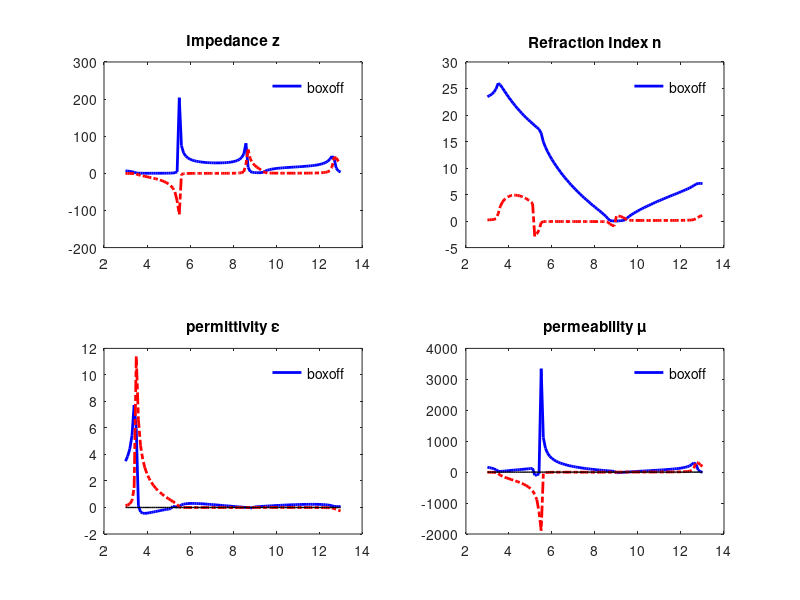

The MATLAB script that drew this image:
clear all
close all

% 读取csv文件数据
num = csvread('SRR_CLS2.csv',1,0);

freq = num(:,1);
S11re = num(:,3);
S11im = num(:,2);
S21re = num(:,5);
S21im = num(:,4);

% 组合S参数
r = S11re+1j*S11im; % 反射系数S11
t1 = S21re+1j*S21im; % 传输系数S21

% 常量
d = 1.6e-3;% 立方体边长，单位m
m=0;
c=3e8;

% 利用S11和S21求解 折射率、介电常数和磁导率
k0=2*pi*freq*1e9/c; % 真空中波数
k0d=(k0*d);
r=conj(r);t1=conj(t1); % 两种傅氏变换之间转换 exp(j*omega*t) 和 exp(-j*omega*t)
z=sqrt(((1+r).^2-t1.^2)./((1-r).^2-t1.^2)); % 计算相对波阻抗
check_sign=-1*(real(z)<0)+(real(z)>=0);
z = check_sign.*z; % 确保z的实部为正
temp = acos((1-(r.^2-t1.^2))/2./t1)./(k0d);
n = temp+2*pi*m./(k0d); % 折射率n
x_axis = freq *1e9*d/c; % 频率归一化

% 绘制图形
subplot(2,2,1);
% plot(x_axis,real(z),'-b','linewidth',2);
plot(freq,real(z),'b-','linewidth',2);
hold on;
% plot(x_axis,imag(z),'-.r','linewidth',2);
plot(freq,imag(z),'r-.','linewidth',2);
title('Impedance z');
legend('Re','Im','Location','NorthEast');
legend('boxoff','fontsize',10);
%axis([0 13  -10 10]);

subplot(2,2,2);
% plot(x_axis,real(n),'-b','linewidth',2);
plot(freq,real(n),'b-','linewidth',2);
hold on;
% plot(x_axis,imag(n),'-.r','linewidth',2);
plot(freq,imag(n),'r-.','linewidth',2);
title('Refraction Index n');
legend('Re','Im','Location','NorthEast');
legend('boxoff','fontsize',10);
%axis([0 13 -10 10]);
epsilon=n./z;
mu=n.*z;

subplot(2,2,3);
plot(freq,real(epsilon),'-b','linewidth',2);
hold on;
plot(freq,imag(epsilon),'-.r','linewidth',2);
plot(freq,zeros(length(freq),1),'k-','linewidth',1);
title('permittivity \epsilon');
legend('Re','Im','Location','NorthEast');
legend('boxoff','fontsize',10);
%axis([0 13 -10 10]);

subplot(2,2,4);
plot(freq,real(mu),'-b','linewidth',2);
hold on;
plot(freq,imag(mu),'-.r','linewidth',2);
plot(freq,zeros(length(freq),1),'k-','linewidth',1);
title('permeability \mu');
legend('Re','Im','Location','NorthEast');
legend('boxoff','fontsize',10);
%axis([0 13 -10 10]);
